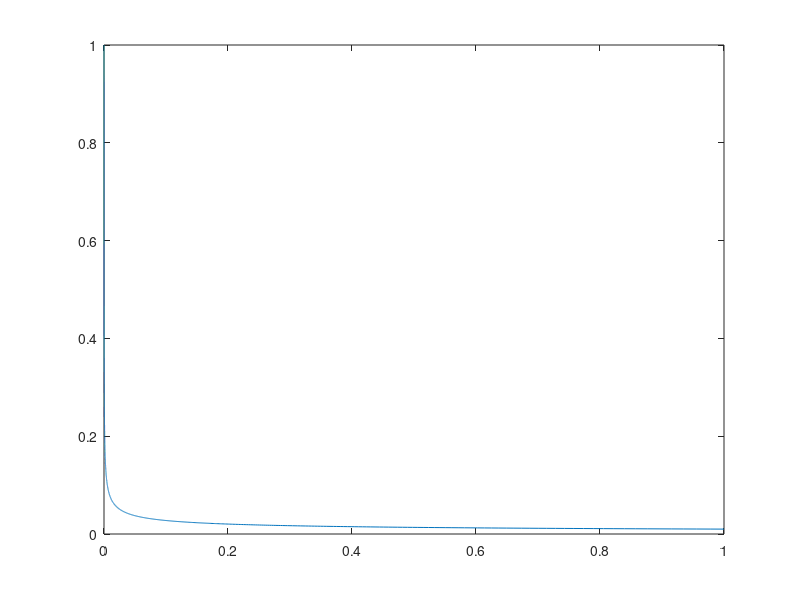

This chart was generated by the following MATLAB code:
clear;close all;clc
k=0.4;
ws=0.02;
tau=0.5;
us=sqrt(tau/1030);
p=ws/0.4/us

zo=0.01;
D=1;
dz=0.0001;
z=[zo:dz:D];
C=(z/zo).^-p;

figure;plot(C,z)

sum(C)*dz/D

(1/zo)^-p/(-p+1)*(D^(-p+1)-zo^(-p+1))/D